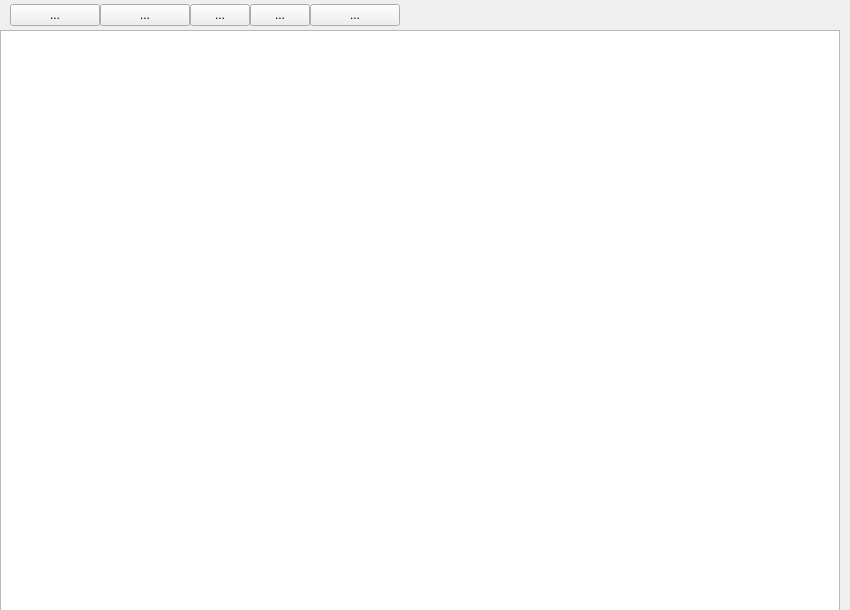
<?xml version="1.0" encoding="UTF-8"?>
<ui version="4.0">
 <class>SMMyRing</class>
 <widget class="QWidget" name="SMMyRing">
  <property name="geometry">
   <rect>
    <x>0</x>
    <y>0</y>
    <width>850</width>
    <height>610</height>
   </rect>
  </property>
  <property name="windowTitle">
   <string>Form</string>
  </property>
  <widget class="QTableWidget" name="tableWidget">
   <property name="geometry">
    <rect>
     <x>0</x>
     <y>30</y>
     <width>840</width>
     <height>581</height>
    </rect>
   </property>
  </widget>
  <widget class="QWidget" name="tools" native="true">
   <property name="geometry">
    <rect>
     <x>0</x>
     <y>0</y>
     <width>840</width>
     <height>30</height>
    </rect>
   </property>
   <widget class="QToolButton" name="tbShangchuan">
    <property name="geometry">
     <rect>
      <x>10</x>
      <y>4</y>
      <width>90</width>
      <height>22</height>
     </rect>
    </property>
    <property name="text">
     <string>...</string>
    </property>
   </widget>
   <widget class="QToolButton" name="tbFasong">
    <property name="geometry">
     <rect>
      <x>100</x>
      <y>4</y>
      <width>90</width>
      <height>22</height>
     </rect>
    </property>
    <property name="text">
     <string>...</string>
    </property>
   </widget>
   <widget class="QToolButton" name="tbShanchu">
    <property name="geometry">
     <rect>
      <x>190</x>
      <y>4</y>
      <width>60</width>
      <height>22</height>
     </rect>
    </property>
    <property name="text">
     <string>...</string>
    </property>
   </widget>
   <widget class="QToolButton" name="tbShuaxin">
    <property name="geometry">
     <rect>
      <x>250</x>
      <y>4</y>
      <width>60</width>
      <height>22</height>
     </rect>
    </property>
    <property name="text">
     <string>...</string>
    </property>
   </widget>
   <widget class="QToolButton" name="tbShezhi">
    <property name="geometry">
     <rect>
      <x>310</x>
      <y>4</y>
      <width>90</width>
      <height>22</height>
     </rect>
    </property>
    <property name="text">
     <string>...</string>
    </property>
   </widget>
  </widget>
 </widget>
 <resources/>
 <connections/>
</ui>
